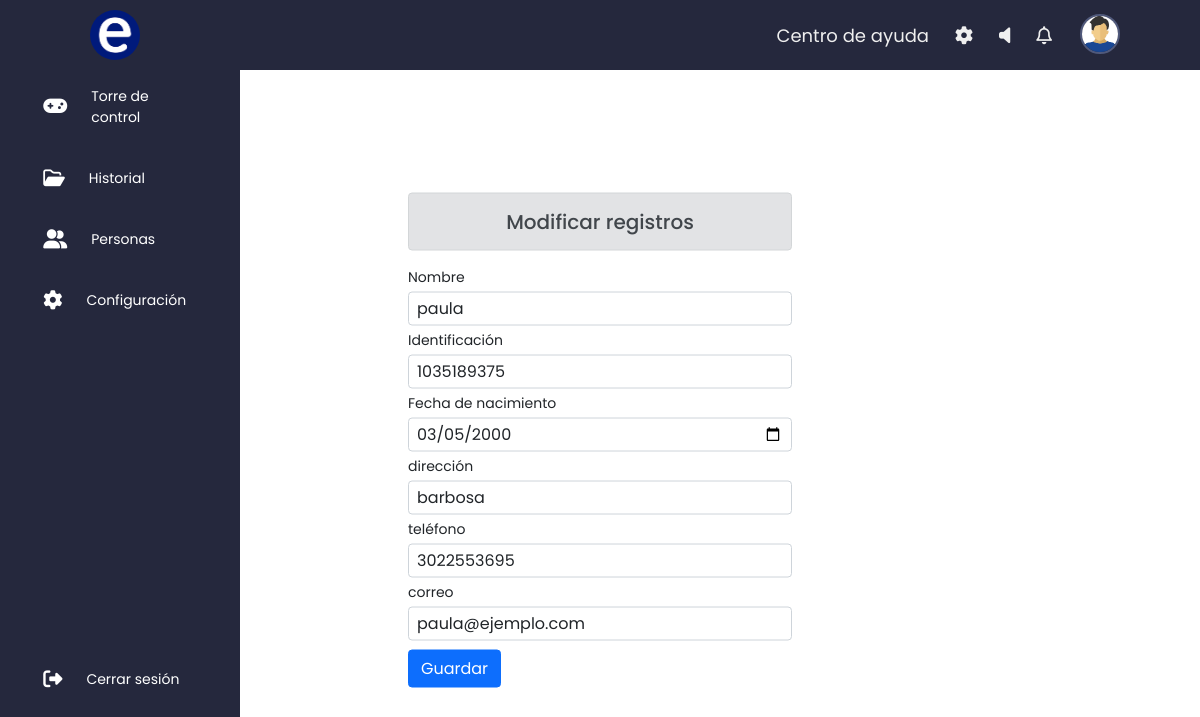
Screenshot of /vista/editPersonas.php?id=14 with the database file from the repository.
### tables this page shows
CREATE TABLE `tbl_personas` (
  `id` int(11) NOT NULL,
  `DNI` varchar(10) DEFAULT NULL,
  `NOMBRE` varchar(100) DEFAULT NULL,
  `FECNAC` date DEFAULT NULL,
  `DIR` varchar(255) DEFAULT NULL,
  `TFNO` varchar(15) DEFAULT NULL,
  `CORREO` varchar(255) DEFAULT NULL,
  `admin_id` int(11) DEFAULT NULL
);

### vista/editPersonas.php (the view, shortened to what this page needs)
<?php
include "../controlador/database.php";
$id = $_GET["id"];
$sql = $conn->query("SELECT * FROM tbl_personas WHERE id=$id");
?>
<!DOCTYPE html>
<html lang="en">
<head>
    <link href="https://cdn.jsdelivr.net/npm/bootstrap@5.0.2/dist/css/bootstrap.min.css" rel="stylesheet">
    <link rel="stylesheet" href="https://cdnjs.cloudflare.com/ajax/libs/font-awesome/6.4.2/css/all.min.css">
    <link rel="stylesheet" href="../estilos/load.css">
    <link rel="stylesheet" href="../estilos/menu.css">
    <link rel="stylesheet" href="../estilos/editarP.css">
</head>
<body>
    <div class="nav" id="main-nav">
        <div class="nav-links">
            <a href="#" target="_blank">Centro de ayuda</a>
            <a href="/Modelo/config.php" target="_blank"><i class="fas fa-cog"></i></a>
            <a href="#" target="_blank"><i class="fa-solid fa-volume-off"></i></a>
            <a href="#" target="_blank"><i class="fa-regular fa-bell"></i></a>
            <img class="user-profile" src="../imagenes/user2.png" alt="">
        </div>
    </div>
        <form class="col-4 p-2" method="POST">
            <h5 class="text-center alert alert-secondary">Modificar registros</h5>
            <?php
            include "../controlador/guardarP.php";
            while ($datos = $sql->fetchObject()) { ?>
                <div class="mb-1">
                    <label for="exampleInputEmail1" class="form-label">Nombre</label>
                    <input type="text" class="form-control" name="nombre" value="<?= $datos->NOMBRE ?>">
                </div>
                <div class="mb-1">
                    <label for="exampleInputEmail1" class="form-label">Identificación</label>
                    <input type="text" class="form-control" name="dni" value="<?= $datos->DNI ?>">
                </div>
                <div class="mb-1">
                    <label for="exampleInputEmail1" class="form-label">Fecha de nacimiento</label>
                    <input type="date" class="form-control" name="fecha" value="<?= $datos->FECNAC ?>">
                </div>
                <div class="mb-1">
                    <label for="exampleInputEmail1" class="form-label">dirección</label>
                    <input type="text" class="form-control" name="direccion" value="<?= $datos->DIR ?>">
                </div>
                <div class="mb-1">
                    <label for="exampleInputEmail1" class="form-label">teléfono</label>
                    <input type="number" class="form-control" name="telefono" value="<?= $datos->TFNO ?>">
                </div>
                <div class="mb-1">
                    <label for="exampleInputEmail1" class="form-label">correo</label>
                    <input type="email" class="form-control" name="correo" value="<?= $datos->CORREO ?>">
                </div>
            <?php }
            ?>
            <button type="submit" class="btn btn-primary" name="btn-registrar" value="ok">Guardar</button>
        </form>
</body>
</html>

### estilos/load.css (style rules this page uses)
:root { --color1: #19A68C; --color2: #F63D3A; --color3: #FDA543; --color4: #193B48; }

### estilos/menu.css (style rules this page uses)
* { margin: 0; padding: 0; border: none; outline: none; box-sizing: border-box; font-family: "Poppins", sans-serif; }
* { box-sizing: border-box; }
body { margin: 0px; font-family: 'segoe ui'; }
.nav { height: 70px; width: 100%; background-color: #25283d; display: flex; justify-content: space-between; padding: 0 70px; align-items: center; }
.nav>.nav-links { display: flex; float: right; gap: 10px; font-size: 18px; justify-content: flex-end; }
.nav>.nav-links>a { display: inline-block; padding: 10px 8px 10px 8px; text-decoration: none; color: #efefef; margin: 8px 0; border-radius: 6px; }
.user-profile { width: 40px; height: 40px; border-radius: 50%; margin-left: 10px; margin-right: 10px; margin-top: 10px; margin-block-end: 10px; border: 2px solid #50597b; }

### estilos/editarP.css (style rules this page uses)
form { position: absolute; top: 55%; left: 50%; transform: translate(-50%, -50%); display: block; }
form { font-size: 0.875rem; }
form .form-label { margin-bottom: 0.25rem; }
form .form-control { padding: 0.25rem 0.5rem; }
form .mb-1 { margin-bottom: 0.5rem; }
form button { font-size: 0.875rem; padding: 0.5rem 1rem; }
.btn { margin-top: 5px; }

### rows the page displays
tbl_personas: nombre "paula", dni "1035189375", fecha "03/05/2000", direccion "barbosa", telefono "3022553695", correo "paula@ejemplo.com"
